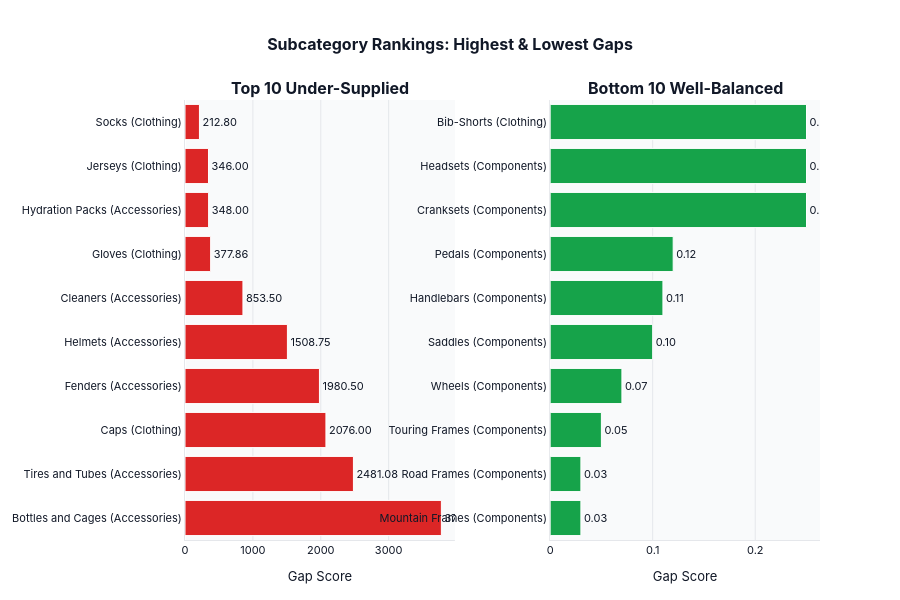

Notebook cell for this chart:
### Markdown cell above
### Chart 4: Subcategory Rankings

This dual-panel chart ranks subcategories by gap severity, showing both the most under-supplied and the most balanced segments.

### Code cell
# Prepare ranking data
ranking_data = gap_summary.copy()
ranking_data['category_full'] = (
    ranking_data['category'] + ' (' + ranking_data['parent_category'] + ')'
)
ranking_data['category'] = ranking_data['category_full']

chart_ranking = create_category_ranking_chart(ranking_data, top_n=10)
chart_ranking.update_layout(
    title=dict(text='<b>Subcategory Rankings: Highest & Lowest Gaps</b>'),
    height=600
)
chart_ranking.show()

insight_ranking = generate_ranking_insight(gap_summary, top_n=10)
print("\nKey Insight:")
print(insight_ranking)

### Figure 1 — Plotly figure (JSON) as saved in the notebook; plotly's stock layout.template omitted (floating-point values rounded to 4 significant figures)
{"data": [{"hovertemplate": "<b>%{y}</b><br>Gap: %{x:.2f}<extra></extra>", "marker": {"color": "#DC2626", "line": {"color": "white", "width": 1}}, "name": "High Gap", "orientation": "h", "text": ["3776.75", "2481.08", "2076.00", "1980.50", "1508.75", "853.50", "377.86", "348.00", "346.00", "212.80"], "textposition": "outside", "type": "bar", "x": [3777.0, 2481.0, 2076.0, 1980.0, 1509.0, 853.5, 377.9, 348.0, 346.0, 212.8], "xaxis": "x", "y": ["Bottles and Cages (Accessories)", "Tires and Tubes (Accessories)", "Caps (Clothing)", "Fenders (Accessories)", "Helmets (Accessories)", "Cleaners (Accessories)", "Gloves (Clothing)", "Hydration Packs (Accessories)", "Jerseys (Clothing)", "Socks (Clothing)"], "yaxis": "y"}, {"hovertemplate": "<b>%{y}</b><br>Gap: %{x:.2f}<extra></extra>", "marker": {"color": "#16A34A", "line": {"color": "white", "width": 1}}, "name": "Low Gap", "orientation": "h", "text": ["0.03", "0.03", "0.05", "0.07", "0.10", "0.11", "0.12", "0.25", "0.25", "0.25"], "textposition": "outside", "type": "bar", "x": [0.03, 0.03, 0.05, 0.07, 0.1, 0.11, 0.12, 0.25, 0.25, 0.25], "xaxis": "x2", "y": ["Mountain Frames (Components)", "Road Frames (Components)", "Touring Frames (Components)", "Wheels (Components)", "Saddles (Components)", "Handlebars (Components)", "Pedals (Components)", "Cranksets (Components)", "Headsets (Components)", "Bib-Shorts (Clothing)"], "yaxis": "y2"}], "layout": {"annotations": [{"font": {"size": 16}, "showarrow": false, "text": "<b>Top 10 Under-Supplied</b>", "x": 0.2125, "xanchor": "center", "xref": "paper", "y": 1, "yanchor": "bottom", "yref": "paper"}, {"font": {"size": 16}, "showarrow": false, "text": "<b>Bottom 10 Well-Balanced</b>", "x": 0.7875, "xanchor": "center", "xref": "paper", "y": 1, "yanchor": "bottom", "yref": "paper"}], "font": {"color": "#111827", "family": "Inter, -apple-system, BlinkMacSystemFont, \"Segoe UI\", Roboto, sans-serif", "size": 11}, "height": 600, "margin": {"b": 60, "l": 80, "r": 80, "t": 100}, "paper_bgcolor": "#FFFFFF", "plot_bgcolor": "#F9FAFB", "showlegend": false, "title": {"font": {"color": "#111827", "family": "Inter, -apple-system, BlinkMacSystemFont, \"Segoe UI\", Roboto, sans-serif", "size": 16}, "text": "<b>Subcategory Rankings: Highest & Lowest Gaps</b>", "x": 0.5, "xanchor": "center"}, "xaxis": {"anchor": "y", "domain": [0, 0.425], "gridcolor": "#E5E7EB", "linecolor": "#E5E7EB", "linewidth": 1, "title": {"text": "Gap Score"}}, "xaxis2": {"anchor": "y2", "domain": [0.575, 1], "gridcolor": "#E5E7EB", "linecolor": "#E5E7EB", "linewidth": 1, "title": {"text": "Gap Score"}}, "yaxis": {"anchor": "x", "domain": [0, 1], "linecolor": "#E5E7EB", "linewidth": 1, "showgrid": false}, "yaxis2": {"anchor": "x2", "domain": [0, 1], "linecolor": "#E5E7EB", "linewidth": 1, "showgrid": false}}}
